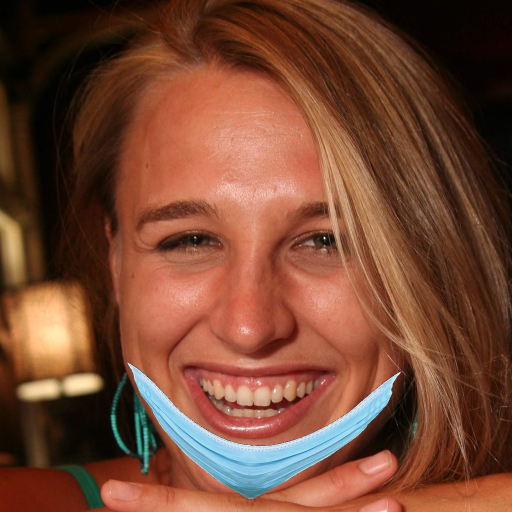
#> input picture test1.jpg, 1024 x 1024 px (shown at 1/2 size)
$ python lbp.py
#> lines starting #> are read from the running program, lines starting #| are printed output that depends on the picture
import cv2
import numpy as np
import matplotlib.pyplot as plt

# loads file, resize and convert to gray
def prepareFile():
    # load image from file
    filename = 'test1.jpg'
    img = cv2.imread(filename)
#> img is the input picture: shape (1024, 1024, 3); mean B, G, R 51, 71.3, 118.4
    # convert grayscale
    gray = cv2.cvtColor(img, cv2.COLOR_BGR2GRAY)
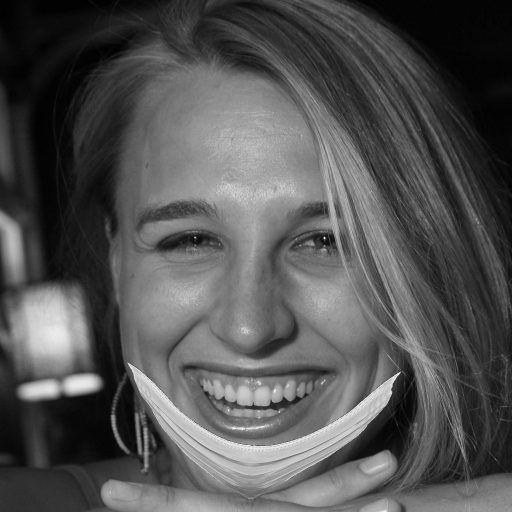
#> gray: shape (1024, 1024) (shown at 1/2 size); min 0, max 255, mean 83.1
    # resize
    scale_percent = 10 # percent of original size
    width = int(gray.shape[1] * scale_percent / 100)
#> width = 102
    height = int(gray.shape[0] * scale_percent / 100)
#> height = 102
    dim = (width, height)
#> dim = (102, 102)
    resized = cv2.resize(gray, dim, interpolation = cv2.INTER_AREA)
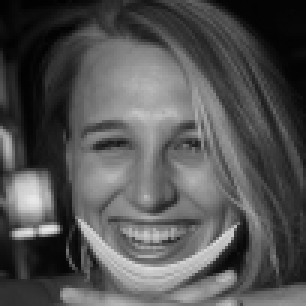
#> resized: shape (102, 102) (shown 3 times larger); min 2, max 232, mean 83.1

    return resized

# feed a binary and return a decimal
def convertBinToDecimal(b_num):
    b_num = b_num
    value = 0

    for i in range(len(b_num)):
        digit = b_num.pop()
        if digit == '1':
            value = value + pow(2, i)
    print("The decimal value of the number is", value)
    return value

def countElements(seq) ->dict:
    hist = {}
    for i in seq:
        hist[i] = hist.get(i, 0) + 1
    return hist

# set the image we work with and create a copy
resized = prepareFile()
copy = np.copy(resized)

# get width and height of the image
rows = resized.shape[0]
#> rows = 102
cols = resized.shape[1]
#> cols = 102

#initialise the 2D array we will store pixel info and the binary output for each pixel in the LBP
values = [
    [0, 0 ,0],
    [0, 0 ,0],
    [0, 0 ,0]]
binary = ''

# Iterating each col and row of the image except the first and last values
for col in range(cols-1):
    if(col != 0):
        for row in range(rows-1):
            if(row != 0):

                # for each pixel iterated, we put the pixel and it's immediate neighbors in a 2D array
                for x in range(3):
                    for y in range(3):
                        indexX = x - 1
                        indexY = y - 1
                        values[x][y] = resized[row - indexX][col - indexY]

                # getting the grayscale value of the iterated pixel
                threshold = values[1][1]

                # converting the grayscale values of each neighbor into a binary one
                for x in range(3):
                    for y in range(3):
                        if(values[x][y] < threshold):
                            values[x][y] = 0
                        else:
                            values[x][y] = 1

                # retrieving each binary value from the 2D array and concatenate into a single value
                for x in range(3):
                    for y in range(3):
                        if((x is not 1) or (y is not 1)):
                            binary += str(values[x][y])

                # we change the value of the iterated pixel to the new image
                copy[row][col] = int(binary, 2)
                binary = ''
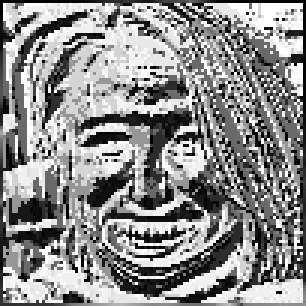
#> copy: shape (102, 102) (shown 3 times larger); min 0, max 255, mean 140.6
#> after the loop, values = [[1, 1, 1], [0, 1, 1], [0, 0, 0]]


intensities = []

#copy = cv2.cvtColor(copy, cv2.COLOR_GRAY2RGB)

for x in range(0, 10):
    for y in range(0, 10):
        #resized[x][y] = 255
        if copy[x][y] == 2:
            print("2 found")
        print(copy[x][y])
        intensities.append(copy[x][y])
#> this loop made 10 passes
#> (printed output is left out)
#> after the loop, intensities = 100 values, max 255 at index 11, min 2 at index 0, mean 148.6

hist = countElements(intensities)
#> the loop in countElements, `for i in seq:` made 100 passes
#> i on passes 1, 4, 5, 6, 8, 9, 10, 11, 12, 13, 14, 15: 2, 5, 7, 8, 3, 2, 2, 2, 255, 214, 212, 212
#> after the loop in countElements, `for i in seq:`: hist = 42 items
#> hist = 42 items

#hist = []
print(hist)
#> (printed output is left out)
'''
for i in range(256):
       hist.append(0)

for i in intensities:
    hist[i] += 1
'''
plt.hist(hist)
plt.show()
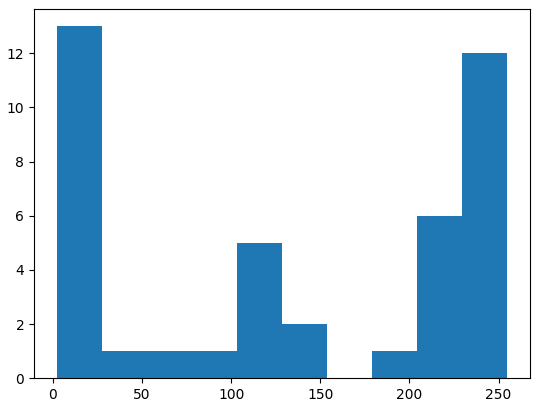
#> figure drawn by matplotlib, 1 panel; tallest bar 13 high, from x = 2 to 27.3

#cv2.imshow('image',resized)
cv2.imshow('copy',copy)

k = cv2.waitKey(0)
#> (key Esc is pressed here)
if k == 27:         # wait for ESC key to exit
    cv2.destroyAllWindows()
elif k == ord('s'): # wait for 's' key to save and exit
    cv2.imwrite('messigray.png',gray)
    cv2.destroyAllWindows()


'''
var result

for int i = 0; i< hist1.length; i++{
    result += (hist1[i] - hist2[i])^2
}

D = sqr(result)
'''
